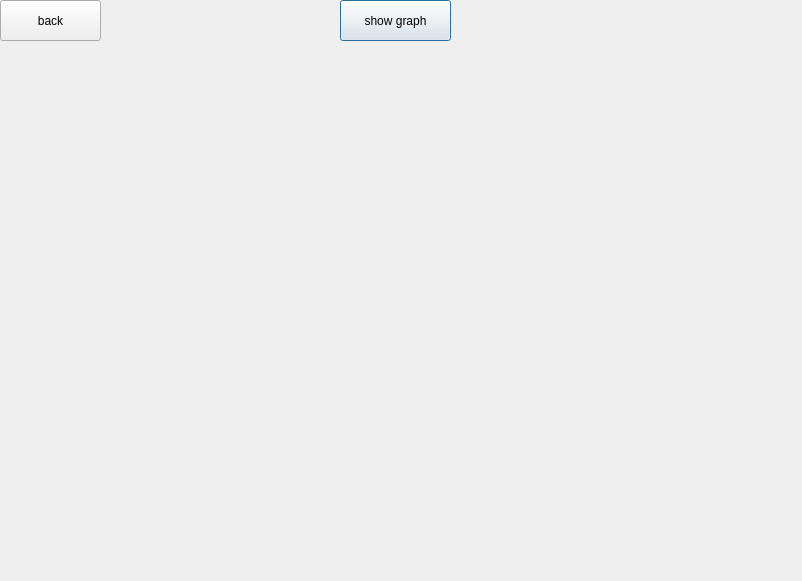
<?xml version="1.0" encoding="UTF-8"?>
<ui version="4.0">
 <class>Dialog</class>
 <widget class="QDialog" name="Dialog">
  <property name="geometry">
   <rect>
    <x>0</x>
    <y>0</y>
    <width>802</width>
    <height>581</height>
   </rect>
  </property>
  <property name="windowTitle">
   <string>Dialog</string>
  </property>
  <widget class="QPushButton" name="graphButton1">
   <property name="geometry">
    <rect>
     <x>340</x>
     <y>0</y>
     <width>111</width>
     <height>41</height>
    </rect>
   </property>
   <property name="text">
    <string>show graph</string>
   </property>
  </widget>
  <widget class="QPushButton" name="graphBack1">
   <property name="geometry">
    <rect>
     <x>0</x>
     <y>0</y>
     <width>101</width>
     <height>41</height>
    </rect>
   </property>
   <property name="text">
    <string>back</string>
   </property>
  </widget>
 </widget>
 <resources/>
 <connections/>
</ui>
